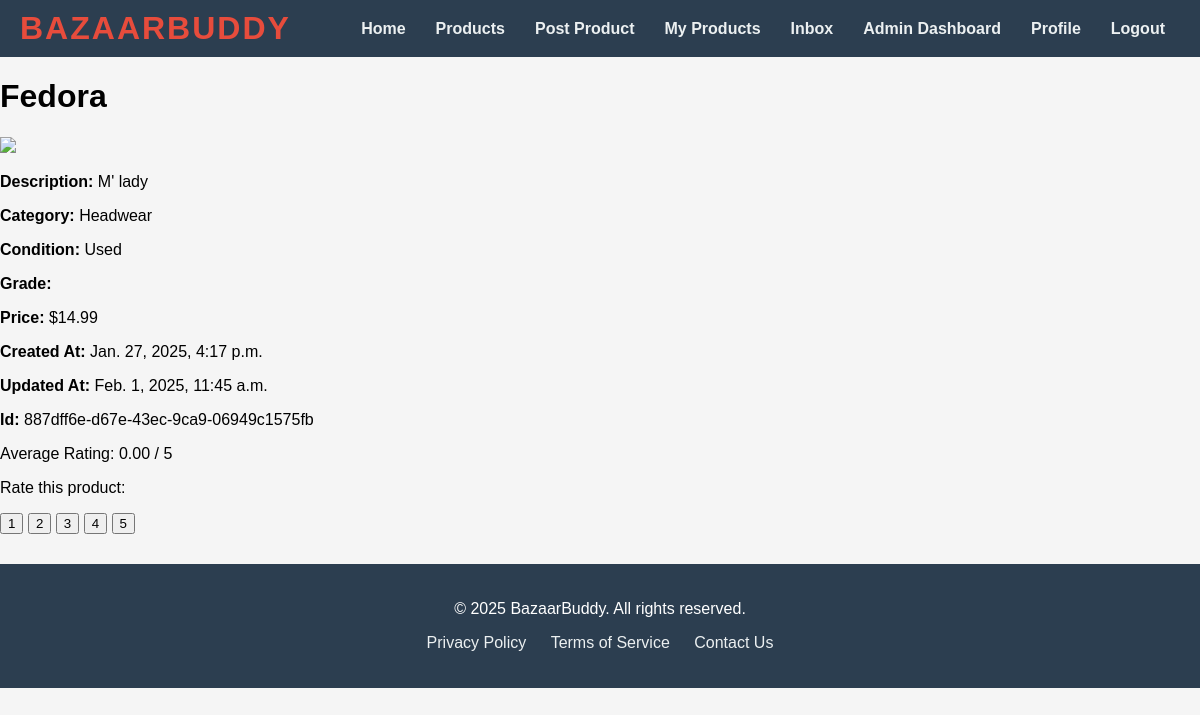
Page /product/887dff6e-d67e-43ec-9ca9-06949c1575fb/ (signed in) on the earlier database version.
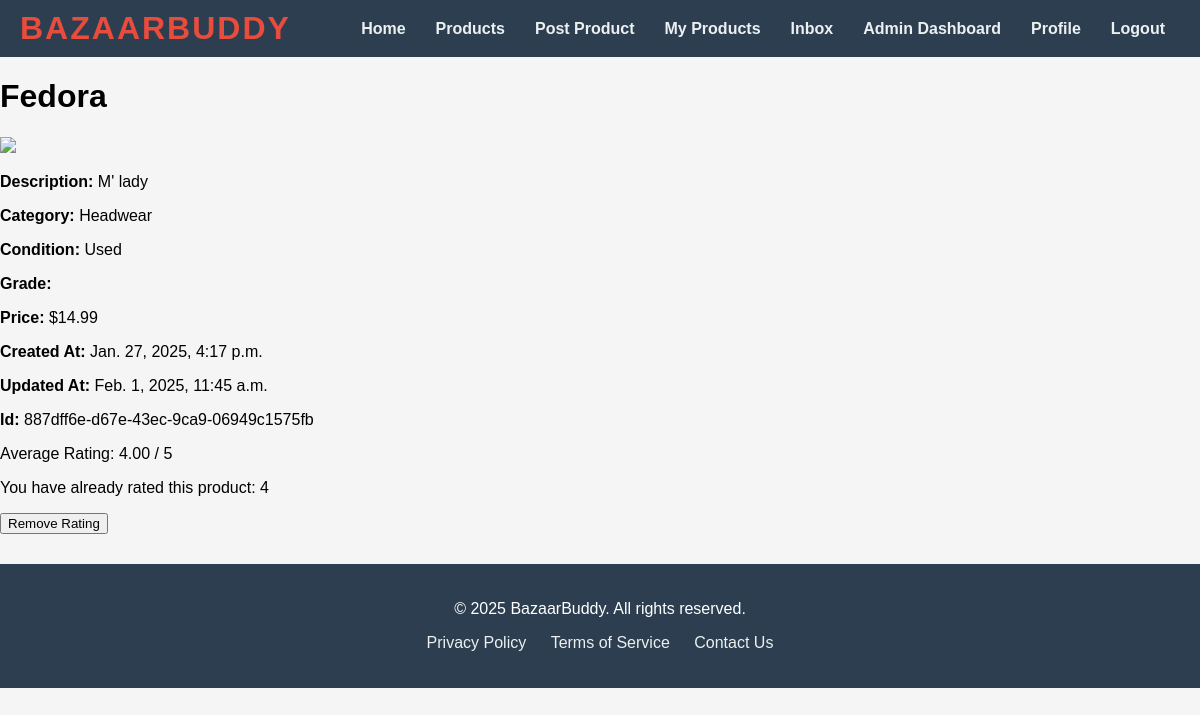
Same page on the later database version.
### core/models.py (models this page shows)
class Rating(models.Model):
    user = models.ForeignKey(User, on_delete=models.CASCADE)
    product = models.ForeignKey(Product, on_delete=models.CASCADE)
    id = models.UUIDField(primary_key=True, default=uuid.uuid4, editable=False)
    grade = models.IntegerField(validators=[MinValueValidator(1), MaxValueValidator(5)])
    class Meta:
        unique_together = ('user', 'product')

### core/views.py (the view, shortened to what this page needs)
# urls.py: path('product/<uuid:id>/', views.product_detail, name="product_detail"),
@login_required
def product_detail(request, id):
    product = get_object_or_404(Product, pk=id)
    user_rating = Rating.objects.filter(user=request.user, product=product).first()
    user_has_rated = user_rating is not None
    average_rating = product.average_rating()
    context = {
        'product': product,
        'user_has_rated': user_has_rated,
        'user_rating': user_rating,
        'average_rating': average_rating,
    }
    return render(request, 'core/product_detail.html', context)

### core/models.py (called while the page is built)
    def __str__(self):
        return self.name

    def average_rating(self):
        ratings = self.rating_set.all()
        if ratings.exists():
            return sum(rating.grade for rating in ratings) / ratings.count()
        return 0

### core/templates/core/product_detail.html (shortened to what this page needs)
{% extends 'core/base.html' %}
{% block content %}
<div>
    <h1>{{ product.title }}</h1>
    <img src="{{ product.image_url }}" style="width: 250px;">
    <p><strong>Description:</strong> {{ product.description }}</p>
    <p><strong>Category:</strong> {{ product.category }}</p>
    <p><strong>Condition:</strong> {{ product.condition }}</p>
    <p><strong>Grade:</strong> {{ product.grade }}</p>
    <p><strong>Price:</strong> ${{ product.price }}</p>
    <p><strong>Created At:</strong> {{ product.date_created }}</p>
    <p><strong>Updated At:</strong> {{ product.date_updated }}</p>
    <p><strong>Id:</strong> {{ product.id }}</p>
    <p>Average Rating: {{ average_rating|floatformat:2 }} / 5</p>
    {% if not user_has_rated %}
    <p>Rate this product:</p>
    <form method="POST">
      <div class="rating-numbers">
        <button type="submit" name="grade" value="1">1</button>
        <button type="submit" name="grade" value="2">2</button>
        <button type="submit" name="grade" value="3">3</button>
        <button type="submit" name="grade" value="4">4</button>
        <button type="submit" name="grade" value="5">5</button>
      </div>
    </form>
  {% else %}
        <p>You have already rated this product: {{ user_rating.grade }}</p>
        <form method="POST" action="{% url 'core:remove_rating' product.id %}">
            <button type="submit">Remove Rating</button>
        </form>
  {% endif %}
</div>
{% endblock %}

Differences in the rows shown:
added Rating: grade "4"
Other differences:
{{ average_rating|floatformat:2 }}: "0.00" → "4.00"
text no longer shown: "Rate this product: 1 2 3 4 5"
text now shown: "You have already rated this product: Remove Rating"
